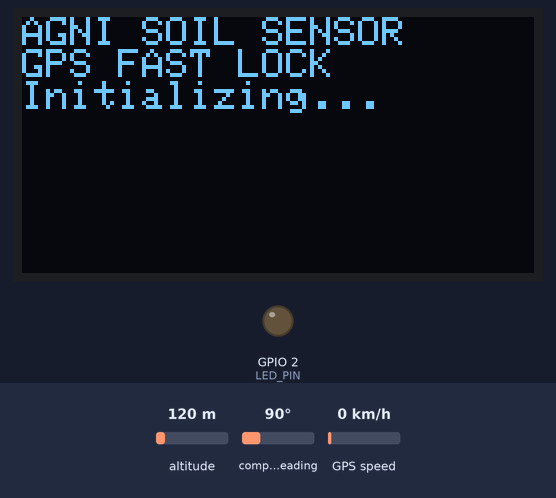
The program below on a simulated ESP32-S3. Parts: 128×64 one-colour display, output pins drawn as LEDs (lit = HIGH). Dashed ring = blinking. The test bench sets the inputs (shaded band); at power-on: altitude 120 m, compass heading 90°, GPS speed 0 km/h. The GPS gets a fix after 3 s at 37.7749, -122.4194 with 8 satellites; what the program prints to the serial monitor is not drawn.

Above: at 1.6 s.
At 8.56 s:
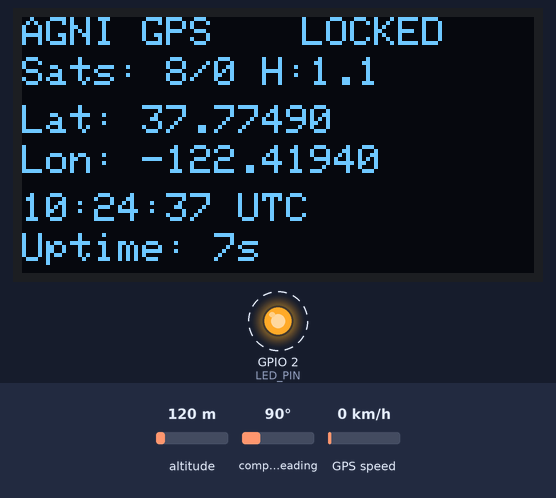
8.6 s: altitude set to 20 m
At 9.55 s:
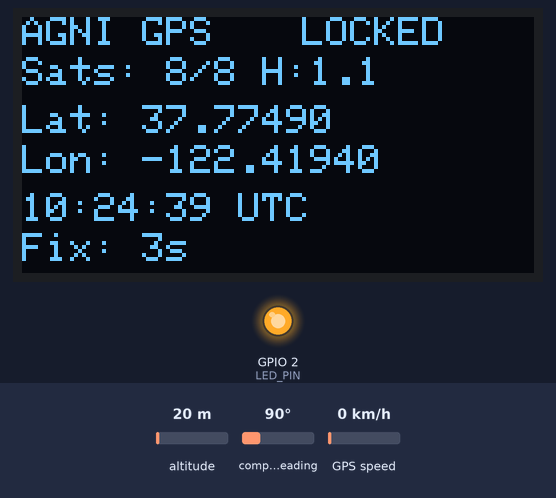
10.8 s: compass heading set to 7°
At 11.55 s:
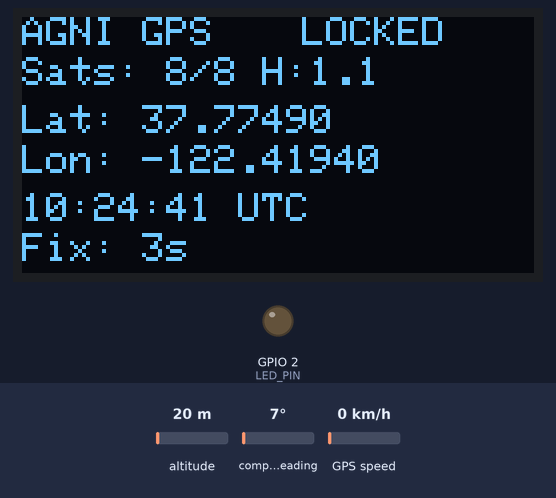
14.7 s: GPS speed set to 30 km/h
Timing chart, 0 to 24.6 s (numbered marks = the images above; inputs shaded):
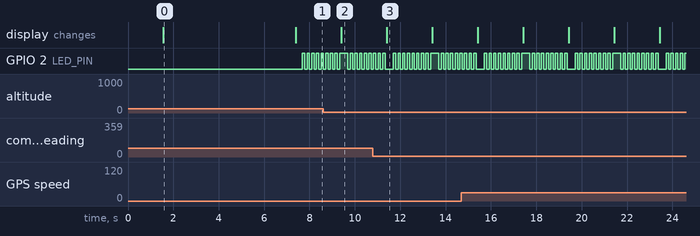

Measured:
- by itself, GPIO 2 (LED_PIN): repeats every 4.0 s: LOW 0.37 s, 8 × (HIGH 0.10 s, LOW 0.10 s), HIGH 0.37 s, 8 × (LOW 0.10 s, HIGH 0.10 s)
- what the display in image 0 shows lasts 5.8 s, from 1.6 s to 7.4 s

The program:

main.cpp
```cpp
// Platform.ini file has been configured to include necessary libraries with port settings.
#include <Arduino.h>
#include <TinyGPSPlus.h>
#include <Wire.h>
#include <Adafruit_GFX.h>
#include <Adafruit_SSD1306.h>

// OLED Configuration
#define SCREEN_WIDTH 128
#define SCREEN_HEIGHT 64
#define OLED_RESET -1
#define OLED_SDA 8
#define OLED_SCL 9

Adafruit_SSD1306 display(SCREEN_WIDTH, SCREEN_HEIGHT, &Wire, OLED_RESET);

// GPS Configuration
#define GPS_SERIAL Serial2
#define GPS_RX_PIN 20  // ESP32 RX2 <- GPS TX
#define GPS_TX_PIN 21  // ESP32 TX2 -> GPS RX

// LED Configuration for ESP32
#define LED_PIN 2

TinyGPSPlus gps;

// Display variables
unsigned long lastDisplay = 0;
unsigned long dataReceived = 0;
bool gpsDetected = false;
int maxSatsEverSeen = 0;
unsigned long firstFixTime = 0;
bool firstFixAchieved = false;

// GPS Performance tracking
struct GPSStats {
  unsigned long startupTime;
  unsigned long timeToFirstFix;
  int peakSatellites;
  unsigned long totalSentences;
  unsigned long validSentences;
  float bestHDOP;
} gpsStats = {0, 0, 0, 0, 0, 999.9};

void setupOLED() {
  Wire.begin(OLED_SDA, OLED_SCL);

  if(!display.begin(SSD1306_SWITCHCAPVCC, 0x3C)) {
    Serial.println(F("SSD1306 allocation failed"));
    for(;;);
  }

  display.clearDisplay();
  display.setTextColor(SSD1306_WHITE);
  display.setTextSize(1);
  display.setCursor(0,0);
  display.println("AGNI SOIL SENSOR");
  display.println("GPS FAST LOCK");
  display.println("Initializing...");
  display.display();
  delay(2000);
}

void setupGPS() {
  Serial.println("\n[GPS] Configuring for fast acquisition...");
  delay(500);

  // CRITICAL: Hot start configuration for faster locks
  // These commands optimize the GP-02 module for quick acquisition
  String configCommands[] = {
    "$PMTK314,0,1,0,1,0,0,0,0,0,0,0,0,0,0,0,0,0,0,0*28",  // GGA + RMC only (reduce overhead)
    "$PMTK220,1000*1F",     // 1Hz update rate (standard)
    "$PMTK301,2*2E",        // Enable DGPS/WAAS/EGNOS
    "$PMTK313,1*2E",        // Enable SBAS
    "$PMTK319,1*24",        // Set SBAS to test mode (helps acquisition)
    "$PMTK286,1*23",        // Enable AIC (Active Interference Cancellation)
    "$PMTK353,1,1,1,0,0*2A",// Enable GPS + GLONASS + Galileo (multi-GNSS for faster lock)
    "$PMTK251,38400*27",    // Increase baud to 38400 for better throughput
  };

  for (int i = 0; i < 7; i++) {  // Don't send baud change yet
    GPS_SERIAL.println(configCommands[i]);
    Serial.print("  -> Sent: ");
    Serial.println(configCommands[i]);
    delay(200);
  }

  delay(500);

  // Now change to 38400 baud
  GPS_SERIAL.println(configCommands[7]);
  delay(300);
  GPS_SERIAL.end();
  GPS_SERIAL.begin(38400, SERIAL_8N1, GPS_RX_PIN, GPS_TX_PIN);

  Serial.println("[GPS] Configuration complete - 38400 baud, Multi-GNSS enabled");
  Serial.println("[GPS] Waiting for satellite acquisition...\n");
}

void updateOLED() {
  display.clearDisplay();
  display.setTextSize(1);

  // Header
  display.setCursor(0,0);
  display.print("AGNI GPS");
  display.setCursor(70,0);

  if(gps.location.isValid()) {
    display.print("LOCKED");
  } else if (gps.satellites.value() >= 4) {
    display.print("LOCKING");
  } else {
    display.print("SEARCH");
  }

  // Satellite count
  display.setCursor(0,10);
  display.print("Sats: ");
  display.print(gps.satellites.value());
  display.print("/");
  display.print(maxSatsEverSeen);

  if(gps.hdop.isValid()) {
    display.print(" H:");
    display.print(gps.hdop.hdop(), 1);
  }

  // Location
  display.setCursor(0,22);
  if(gps.location.isValid()) {
    display.print("Lat: ");
    display.print(gps.location.lat(), 5);
    display.setCursor(0,32);
    display.print("Lon: ");
    display.print(gps.location.lng(), 5);
  } else {
    display.print("Acquiring fix...");
    display.setCursor(0,32);
    int dots = (millis() / 500) % 4;
    display.print("Searching");
    for(int i = 0; i < dots; i++) display.print(".");
  }

  // Time
  display.setCursor(0,44);
  if(gps.time.isValid()) {
    char timeStr[12];
    sprintf(timeStr, "%02d:%02d:%02d UTC", gps.time.hour(), gps.time.minute(), gps.time.second());
    display.print(timeStr);
  } else {
    display.print("Time: --:--:--");
  }

  // Status bar
  display.setCursor(0,54);
  if (firstFixAchieved) {
    display.print("Fix: ");
    display.print(gpsStats.timeToFirstFix / 1000);
    display.print("s");
  } else {
    display.print("Uptime: ");
    display.print(millis() / 1000);
    display.print("s");
  }

  display.display();
}

void printCleanHeader() {
  Serial.println("\n╔════════════════════════════════════════════════════════════════════╗");
  Serial.println("║              🛰️  AGNI GPS TRACKER - ENHANCED                      ║");
  Serial.println("╠════════════════════════════════════════════════════════════════════╣");
  Serial.println("║  Module: GP-02 Multi-GNSS  |  Baud: 38400  |  Update: 1Hz        ║");
  Serial.println("╚════════════════════════════════════════════════════════════════════╝\n");
}

void printGPSStatus() {
  unsigned long uptime = millis() / 1000;

  Serial.println("┌─────────────────────── GPS STATUS ────────────────────────┐");

  // Fix Status
  Serial.print("│ FIX STATUS:  ");
  if (gps.location.isValid()) {
    Serial.print("🟢 LOCKED");
    if (!firstFixAchieved) {
      firstFixAchieved = true;
      firstFixTime = millis();
      gpsStats.timeToFirstFix = firstFixTime - gpsStats.startupTime;
    }
  } else if (gps.satellites.value() >= 4) {
    Serial.print("🟡 ACQUIRING (Need 4+ sats)");
  } else {
    Serial.print("🔴 SEARCHING");
  }

  // Time to fix
  if (firstFixAchieved) {
    Serial.print("  |  Fix in: ");
    Serial.print(gpsStats.timeToFirstFix / 1000);
    Serial.print("s");
  }
  Serial.println();

  // Satellites
  Serial.print("│ SATELLITES:  ");
  int sats = gps.satellites.value();
  if (sats > maxSatsEverSeen) maxSatsEverSeen = sats;

  // Progress bar
  Serial.print("[");
  int bars = map(constrain(sats, 0, 12), 0, 12, 0, 20);
  for (int i = 0; i < 20; i++) {
    if (i < bars) Serial.print("█");
    else Serial.print("·");
  }
  Serial.print("] ");
  Serial.print(sats);
  Serial.print("/");
  Serial.print(maxSatsEverSeen);
  Serial.println();

  // HDOP
  Serial.print("│ ACCURACY:    HDOP: ");
  if (gps.hdop.isValid()) {
    float hdop = gps.hdop.hdop();
    if (hdop < gpsStats.bestHDOP) gpsStats.bestHDOP = hdop;

    Serial.print(hdop, 2);
    Serial.print(" (");
    if (hdop < 1.0) Serial.print("Excellent");
    else if (hdop < 2.0) Serial.print("Good");
    else if (hdop < 5.0) Serial.print("Moderate");
    else Serial.print("Fair");
    Serial.print(")  |  Best: ");
    Serial.print(gpsStats.bestHDOP, 2);
  } else {
    Serial.print("---");
  }
  Serial.println();

  Serial.println("└────────────────────────────────────────────────────────────┘\n");
}

void printLocationData() {
  unsigned long uptime = millis() / 1000;

  Serial.println("┌────────────────────── LOCATION DATA ──────────────────────┐");

  if (gps.location.isValid()) {
    char buffer[64];

    sprintf(buffer, "│ 🌍 Latitude:   %11.6f°", gps.location.lat());
    Serial.println(buffer);

    sprintf(buffer, "│ 🌍 Longitude:  %11.6f°", gps.location.lng());
    Serial.println(buffer);

    if (gps.altitude.isValid()) {
      sprintf(buffer, "│ 📍 Altitude:   %8.1f m", gps.altitude.meters());
      Serial.println(buffer);
    }

    if (gps.speed.isValid()) {
      sprintf(buffer, "│ 🚀 Speed:      %8.1f km/h", gps.speed.kmph());
      Serial.println(buffer);
    }

    if (gps.course.isValid()) {
      sprintf(buffer, "│ 🧭 Course:     %8.1f°", gps.course.deg());
      Serial.println(buffer);
    }

    // Age of data
    Serial.print("│ ⏱️  Data Age:   ");
    Serial.print(gps.location.age());
    Serial.println(" ms");

  } else {
    Serial.print("│ Status:  Waiting for fix... (");
    Serial.print(uptime);
    Serial.println("s elapsed)");
    Serial.print("│ Tip:     ");
    if (gps.satellites.value() == 0) {
      Serial.println("Check antenna and move to open area");
    } else {
      Serial.print("Tracking ");
      Serial.print(gps.satellites.value());
      Serial.println(" satellites - fix imminent");
    }
  }

  Serial.println("└────────────────────────────────────────────────────────────┘\n");
}

void printTimeData() {
  Serial.println("┌─────────────────────── TIME DATA ─────────────────────────┐");

  if (gps.time.isValid() && gps.date.isValid()) {
    char buffer[64];
    sprintf(buffer, "│ 🕐 UTC Time:   %02d:%02d:%02d",
            gps.time.hour(), gps.time.minute(), gps.time.second());
    Serial.println(buffer);

    sprintf(buffer, "│ 📅 Date:       %02d/%02d/%04d",
            gps.date.day(), gps.date.month(), gps.date.year());
    Serial.println(buffer);
  } else {
    Serial.println("│ Status:  Time data not yet available");
  }

  Serial.println("└────────────────────────────────────────────────────────────┘\n");
}

void printDiagnostics() {
  unsigned long uptime = millis() / 1000;

  Serial.println("┌───────────────────── DIAGNOSTICS ─────────────────────────┐");

  Serial.print("│ 📊 Data Stream:     ");
  if (dataReceived > 0) {
    Serial.print("✅ Active (");
    Serial.print(dataReceived);
    Serial.println(" chars)");
  } else {
    Serial.println("❌ No data");
  }

  Serial.print("│ 📝 Sentences:       ");
  Serial.print(gps.sentencesWithFix());
  Serial.print(" with fix / ");
  Serial.print(gps.passedChecksum());
  Serial.println(" total");

  Serial.print("│ ✅ Checksum Pass:   ");
  Serial.print(gps.passedChecksum());
  Serial.print("  |  ❌ Failed: ");
  Serial.println(gps.failedChecksum());

  Serial.print("│ ⏱️  System Uptime:  ");
  Serial.print(millis() / 1000);
  Serial.println(" seconds");

  Serial.println("└────────────────────────────────────────────────────────────┘\n");
}

void printQuickTips() {
  if (!gpsDetected) {
    Serial.println("⚠️  HARDWARE CHECK NEEDED:");
    Serial.println("   • Verify 3.3V power to GPS module");
    Serial.println("   • Check RX(GPIO20) → GPS TX connection");
    Serial.println("   • Check TX(GPIO21) → GPS RX connection");
    Serial.println("   • Ensure antenna is connected\n");
  } else if (!gps.location.isValid()) {
    if (gps.satellites.value() == 0) {
      Serial.println("💡 QUICK TIPS - No Satellites:");
      Serial.println("   • Move to outdoor location or near window");
      Serial.println("   • Ensure antenna has clear sky view");
      Serial.println("   • Check GPS module LED is blinking");
      Serial.println("   • Wait 30-60 seconds for initial acquisition\n");
    } else {
      Serial.println("💡 ACQUIRING FIX:");
      Serial.print("   • Tracking ");
      Serial.print(gps.satellites.value());
      Serial.println(" satellites");
      Serial.println("   • Keep device stationary");
      Serial.println("   • Fix typically achieved in 30-180 seconds\n");
    }
  } else {
    Serial.println("✅ GPS WORKING PERFECTLY!");
    Serial.print("   • Fix achieved in ");
    Serial.print(gpsStats.timeToFirstFix / 1000);
    Serial.println(" seconds");
    Serial.print("   • Peak satellites: ");
    Serial.println(maxSatsEverSeen);
    Serial.print("   • Best HDOP: ");
    Serial.println(gpsStats.bestHDOP, 2);
    Serial.println();
  }
}

void setup() {
  Serial.begin(115200);
  pinMode(LED_PIN, OUTPUT);
  digitalWrite(LED_PIN, LOW);

  delay(1500);

  setupOLED();

  printCleanHeader();

  Serial.println("[INIT] Starting GPS initialization...");
  GPS_SERIAL.begin(9600, SERIAL_8N1, GPS_RX_PIN, GPS_TX_PIN);
  Serial.println("[INIT] GPS Serial started at 9600 baud");

  gpsStats.startupTime = millis();

  setupGPS();

  Serial.println("[INIT] Waiting for GPS data...\n");

  // Wait for initial GPS data
  unsigned long startTime = millis();
  while (millis() - startTime < 10000 && !gpsDetected) {
    while (GPS_SERIAL.available() > 0) {
      char c = GPS_SERIAL.read();
      gps.encode(c);
      dataReceived++;
      gpsDetected = true;
    }
    delay(10);
  }

  if (gpsDetected) {
    Serial.println("✅ GPS module detected and responding!\n");
  } else {
    Serial.println("⚠️  No GPS data received - check connections\n");
  }

  delay(1000);
}

void loop() {
  // Read GPS data
  while (GPS_SERIAL.available() > 0) {
    char c = GPS_SERIAL.read();
    if (gps.encode(c)) {
      dataReceived++;
      gpsDetected = true;
    }
  }

  // Update displays every 2 seconds
  if (millis() - lastDisplay >= 2000) {
    lastDisplay = millis();

    // Update OLED
    updateOLED();

    // Clear and update serial
    Serial.print("\033[2J\033[H");  // Clear screen

    printCleanHeader();
    printGPSStatus();
    printLocationData();
    printTimeData();
    printDiagnostics();
    printQuickTips();

    Serial.println("════════════════════════════════════════════════════════════════════");
    Serial.print("Last update: ");
    Serial.print(millis() / 1000);
    Serial.println("s | Press Ctrl+C to exit");
    Serial.println("════════════════════════════════════════════════════════════════════\n");
  }

  // LED heartbeat
  static unsigned long lastBlink = 0;
  static bool ledState = false;
  if (millis() - lastBlink >= (gps.location.isValid() ? 100 : 500)) {
    lastBlink = millis();
    ledState = !ledState;
    digitalWrite(LED_PIN, ledState);
  }

  delay(10);
}
```
